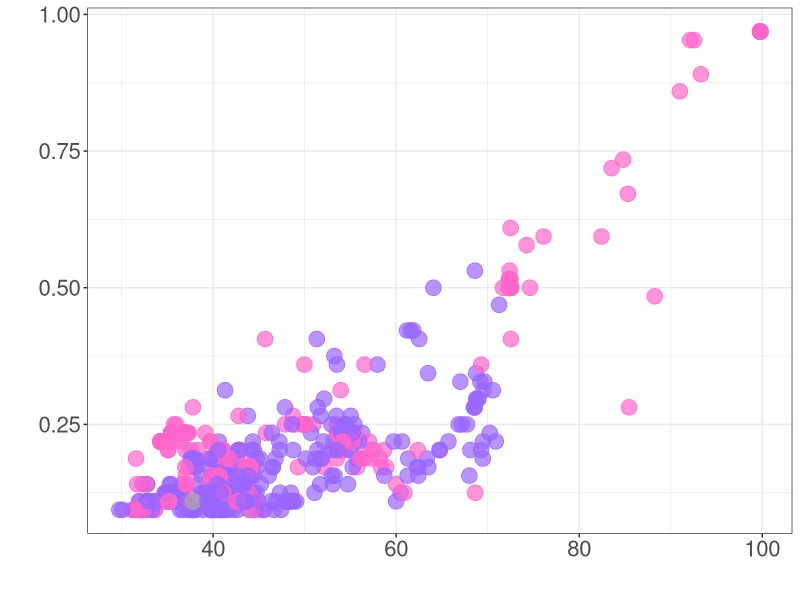

Reproduce this figure in R.
library(ggplot2)

dat <- read.table('Tiny_AAI_for_Plotting.txt', header=T, sep='\t')

png("Tiny_AAI_for_Plotting.png", height=3, width=10, units='in', res=600)

colors <- c('#CC66E6', '#FF66CC', '#9966FF', '#abaaa9')
names(colors) <- c('Actinomycetia', 'Actinomycetia - Clade-1', 'Actinomycetia - Clade-2', 'Other Actinomycetota')

ggplot(dat, aes(x=AAI, color=ClassGroup, y=Prop_Genes_Found)) + geom_point(size=5, alpha=0.7, show.legend=F) + theme_bw() + scale_color_manual(values=colors) + ylab("") + xlab("") + theme(text = element_text(size=20))

dev.off()
